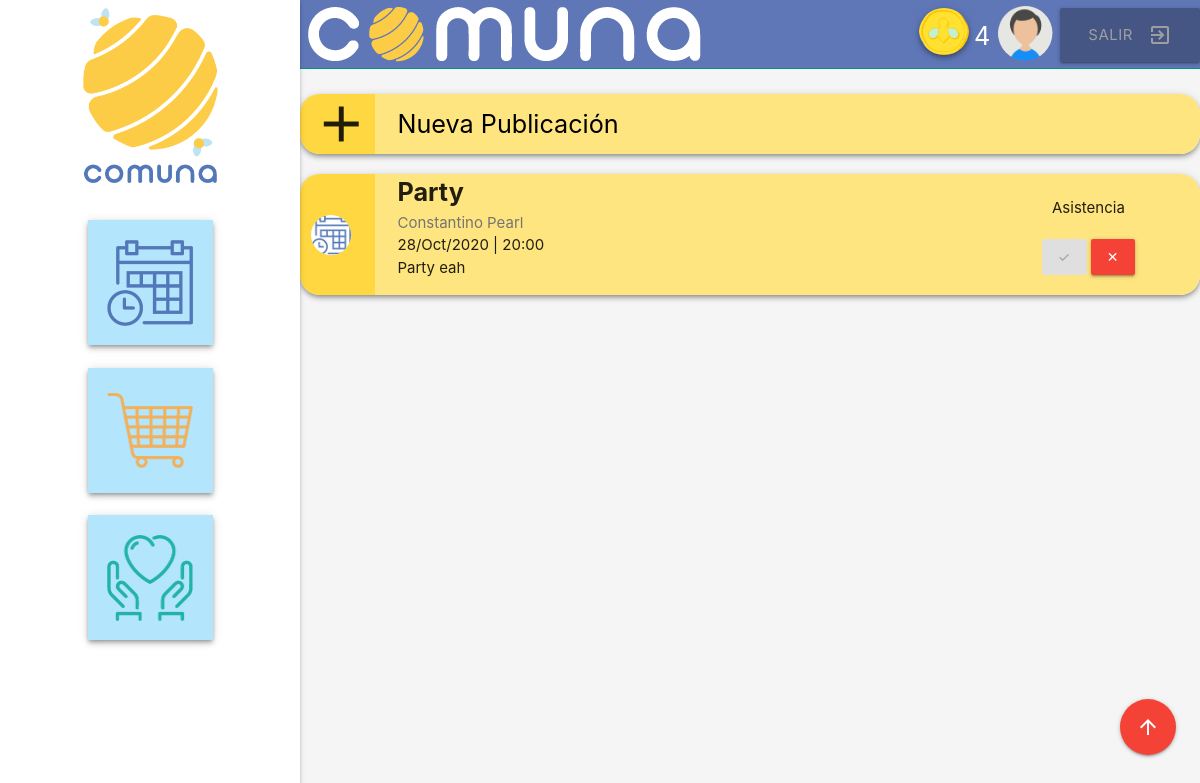
The app's page /kiosco_publicaciones.php (signed in) with its own data.
### tables this page shows
CREATE TABLE `Users` (
  `id` int(6) UNSIGNED NOT NULL,
  `username` varchar(65) NOT NULL,
  `first_name` varchar(20) NOT NULL,
  `last_name` varchar(20) NOT NULL,
  `dob` timestamp NOT NULL DEFAULT CURRENT_TIMESTAMP,
  `sex` enum('m','f') NOT NULL DEFAULT 'm',
  `password` varchar(100) NOT NULL,
  `foto` varchar(100) NOT NULL,
  `puntaje` int(6) NOT NULL DEFAULT '3'
);

CREATE TABLE `Publicacion` (
  `publicacionID` int(6) UNSIGNED NOT NULL,
  `tipo` enum('votacion','anuncio','evento','resultado') NOT NULL DEFAULT 'anuncio',
  `contenido` varchar(65) NOT NULL,
  `propietarioID` int(6) UNSIGNED NOT NULL,
  `fechaINI` timestamp NOT NULL DEFAULT CURRENT_TIMESTAMP,
  `fechaFIN` timestamp NOT NULL DEFAULT CURRENT_TIMESTAMP,
  `opc1` varchar(25) DEFAULT NULL,
  `opc2` varchar(25) DEFAULT NULL,
  `opc3` varchar(25) DEFAULT NULL,
  `titulo` varchar(25) DEFAULT NULL,
  `hora` int(2) DEFAULT NULL,
  `minuto` int(2) DEFAULT NULL
);

CREATE TABLE `Asistencia` (
  `publicacionID` int(6) UNSIGNED NOT NULL,
  `usuarioID` int(6) UNSIGNED NOT NULL,
  `participacion` enum('true','false') NOT NULL DEFAULT 'false'
);

### kiosco_convocatoria.php (the view, shortened to what this page needs)
<div class = "post convocatoria row center z-depth-2" style="border-radius: 20px; display: flex;">
  <div class = "col s1 amber accent-2 valign-wrapper" style="border-radius: 20px 0px 0px 20px">
    <div class=" circle white center-align center" style="width: 40px; height: 40px;">
      <img src="img/planes.png" alt="" class="circle responsive-img ">
    </div>
  </div>
  <div class = "col s11 amber accent-1 low-text left-align " style="border:none; border-radius: 0px 20px 20px 0px;align-items: stretch;">
    <div class = "col s9">
      <div class = "titulo flow-text"><?php echo $row[9];?></div>
      <?php
        $aux_query = "SELECT first_name, last_name FROM Users WHERE id = $row[3]";
        $aux_result = mysqli_query($conexion, $aux_query) or die ("Error de consulta ".mysqli_error());
        $aux_row = mysqli_fetch_assoc($aux_result);
        $date = date_create($row[5]);
      ?>
      <div class = "dueño grey-text text-darken-1"><?php echo $aux_row["first_name"]." ".$aux_row["last_name"];?></div>
      <?php echo date_format($date,"d/M/Y"); ?> | <?php echo $row[10];?>:<?php if($row[11]<10)echo "0".$row[11]; if($row[11]>9) echo $row[11];?><br>
      <?php echo $row[2];?> <br>
    </div>
    <div class = "col s3">
      <form id = "forma-convocatoria<?php echo $row[0];?>" action = "#">
        <br>
        <div class = "convocatoria-contenido" id = "respuesta<?php echo $row[0];?>">
          <?php
          $aux_query = "SELECT * FROM Asistencia WHERE publicacionID = $row[0] AND usuarioID = $_SESSION[S_id];";
          $aux_result = mysqli_query($conexion, $aux_query) or die ("Error de consulta ".mysqli_error());
          $participacion = "undefined";
          while($aux_row = mysqli_fetch_assoc($aux_result)){
            $participacion = $aux_row["participacion"];
          }
          ?>
          <div class = "row center">Asistencia</div>
          <div class = "row center">
            <input class = "btn confirm-invite green <?php if($participacion == "true") echo "disabled";?>" id = "confirm<?php echo $row[0];?>" type="button" onclick="confirmarAsistencia(<?php echo $row[0];?>)" value = "✓">
            <input class = "btn deny-invite red <?php if($participacion == "false") echo "disabled";?>" id = "deny<?php echo $row[0];?>" type="button" onclick="rechazarAsistencia(<?php echo $row[0];?>)" value = "✕"/>
          </div>
        </div>
      </form>
    </div>
  </div>
</div>

### kiosco_publicaciones.php (shortened to what this page needs)
<html>
    <head>
      <?php
        require 'kiosco_menu.php';
      ?>
    </head>
    <body>
      <div class = "row">
        <div class = "col l3 hide-on-med-and-down">
        </div>
        <div class = "col l9 s12">
            <?php
            require 'kiosco_nueva_publicacion.php';
            require 'kiosco_conectar_bdd.php';
            $user = $_SESSION[S_id];
            $query = "SELECT * FROM Publicacion WHERE fechaFIN >= NOW() AND propietarioID != $user AND publicacionID NOT IN(SELECT publicacionID FROM Voto WHERE usuarioID = $user) ORDER BY fechaINI DESC";
            $result = mysqli_query($conexion, $query) or die ("Error de consulta ".mysqli_error());
            echo "<div class = 'feed'>";
            while($row = mysqli_fetch_row($result)) {
              switch($row[1]){
                case 'evento':
                                require 'kiosco_convocatoria.php';
                                break;
              }
            }
            echo "</div>";
            ?>
        </div>
      </div>
    </body>
</html>

### kiosco_menu.php (shortened to what this page needs)
<html>
  <head>
    <?php require 'kiosco_materialize.php'; ?>
      <link type="text/css" rel="stylesheet" href="css/materialize.min.css"  media="screen,projection"/>
  </head>
  <body>
<header style="background-color: #5F77B7">
  <?php require 'kiosco_conectar_bdd.php'; ?>
  <?php
    $query = "SELECT foto , puntaje FROM Users WHERE id = $_SESSION[S_id]";
    $result = mysqli_query($conexion, $query) or die ("Error de consulta ".mysqli_error());
    $row = mysqli_fetch_row($result);
    $profile = "img/".$row[0].".png";
  ?>
  <div class="valign-wrapper right">
    <a onclick="logout()" class=" btn btn-large right grey-text" style="margin-top:10px;background-color: #455685;"> <i class="material-icons right">exit_to_app</i>Salir </a>
  </div>
  <div class="valign-wrapper right" style="width:70px;">
    <img src="<?php echo $profile;?>" alt="" onclick="location.href='perfil.php';" class="circle responsive-img right menu-img waves-effect waves-light ">
  </div>
  <div class="valign-wrapper right" style="margin-bottom: -20px; margin-top: -5px;">
    <p class="white-text flow-text"> <?php echo $row[1]; ?></p>
  </div>
  <div class="valign-wrapper right" style="width:50px; margin-right:5px;">
    <img  src="img/beecoin3.png" alt="" onclick="location.href='kiosco_favores.php';" class="circle  z-depth-2 responsive-img right menu-img waves-effect waves-light" style="padding:0px; margin-top:10px;">
  </div>
  <div class="valign-wrapper center">
  <img src="img/comuna_sm.png" alt=""  class="right menu-img">
  </div>
  <ul id="slide-out" class="sidenav sidenav-fixed">
    <li class="logo center hide-on-small-only" ><img class="menu-img" src ="img/comuna_amarillo.png" style="max-width:150px;"></img></li>
    <li id="nav" class="center" ><button class = "waves-effect waves-light z-depth-2 blue light-blue lighten-4 btn-menu" onclick="location.href='kiosco_publicaciones.php';" > <img class="menu-img" src ="img/planes.png"></img></button></li>
    <li id="nav" class="center" ><button class = "waves-effect waves-light z-depth-2 blue light-blue lighten-4 btn-menu" onclick="location.href='kiosco_main_menu.php';"  > <img class="menu-img" src ="img/mercado.png"></img></button></li>
    <li id="nav" class="center" ><button class = "waves-effect waves-light z-depth-2 blue light-blue lighten-4 btn-menu" onclick="location.href='kiosco_favores.php';"  > <img class="menu-img" src ="img/favores.png"></img></button></li>
  </ul>
</header>
  </body>
</html>
<main>
      <div class="row">
        <div class="col teal s12">
      <div  class="fixed-action-btn"  style="bottom: 45px; right: 24px;">
        <button id="scroll-btn" onClick="topFunction()" class="btn-floating btn-large red">
          <i class="material-icons">arrow_upward</i>
        </button>
      </div>
    </div>
  </div>
</main>

### css/style.css (style rules this page uses)
header, main, footer, { padding-left: 300px; }
body { background: #f5f5f5; }
.material-icons { font-family: 'Material Icons'; font-weight: normal; font-style: normal; font-size: 24px; display: inline-block; line-height: 1; text-transform: none; letter-spacing: normal; word-wrap: normal; white-space: nowrap; direction: ltr; -webkit-font-smoothing: antialiased; text-rendering: optimizeLegibility; -moz-osx-font-smoothing: grayscale; font-feature-settings: 'liga'; }

### kiosco_menu.php (style rules this page uses)
.post { -border: solid black .5px; margin-top: 5px; }
.titulo { font-weight: bold; }
header { padding-left: 300px; height: 70px; margin-top: -2px; }
li#nav { padding: .75em; }
.menu-img { max-width:90%; height: auto; padding: .5em; }
.btn-menu { border: none; height: 125px; width: 125px; }

### records on screen
users: foto (picture), puntaje "4"
publicacion: titulo "Party", propietarioID.first_name "Constantino", propietarioID.last_name "Pearl", fechaFIN "28/Oct/2020", hora "20", minuto "0", contenido "Party eah"
asistencia: participacion "✓", participacion "✕"
